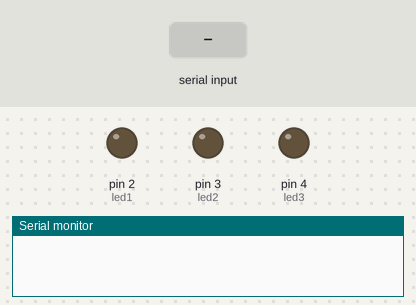
Recording of a sketch running on a simulated Arduino Uno, built with avr-gcc and run on an emulated ATmega328P. Parts: output pins drawn as LEDs (lit = HIGH), the last lines printed to the serial monitor. The inputs (shaded band) are chosen by the test bench.

Above: at 1.2 s.
1.3 s: "*all on" received over Serial
At 2.2 s:
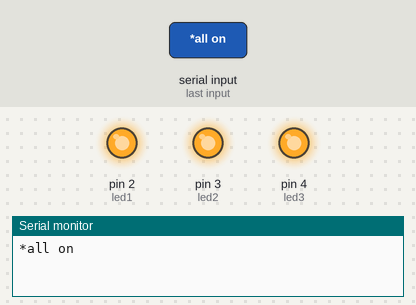
2.8 s: "*all off" received over Serial
At 3.7 s:
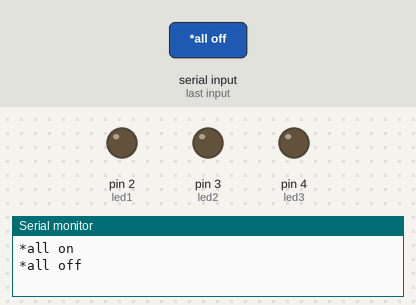
Timing chart, 0 to 5.8 s (numbered marks = the images above; inputs shaded):
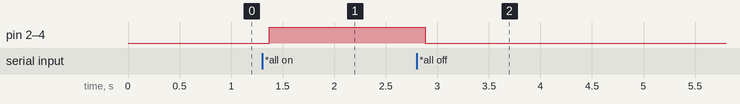

Measured:
- after the input at 1.3 s, pin 2 (led1), pin 3 (led2), pin 4 (led3): LOW → HIGH after 0.07 s
- after the input at 2.8 s, pin 2 (led1), pin 3 (led2), pin 4 (led3): HIGH → LOW after 0.08 s

The sketch:

022-arduino-control-with-google-voice-using-bluetooth-module.ino
```cpp
String voice;

int led1 = 2;
int led2 = 3;
int led3 = 4;

void allon() {
  digitalWrite (led1, HIGH);
  digitalWrite (led2, HIGH);
  digitalWrite (led3, HIGH);
}

void alloff() {
  digitalWrite (led1, LOW);
  digitalWrite (led2, LOW);
  digitalWrite (led3, LOW);
}

void setup() {
  Serial.begin(9600);
  pinMode(led1, OUTPUT);
  pinMode(led2, OUTPUT);
  pinMode(led3, OUTPUT);
}

void loop() {
  while(Serial.available()) {
    delay(10);
    char c=Serial.read();
    if(c=='#')
    {break; }
    voice += c;
}

if (voice.length() > 0) {
  Serial.println(voice);
  if (voice == "*all on")
  {allon() ; }
  else if (voice == "*all off")
  {alloff() ; }

voice="";
}
}
```
